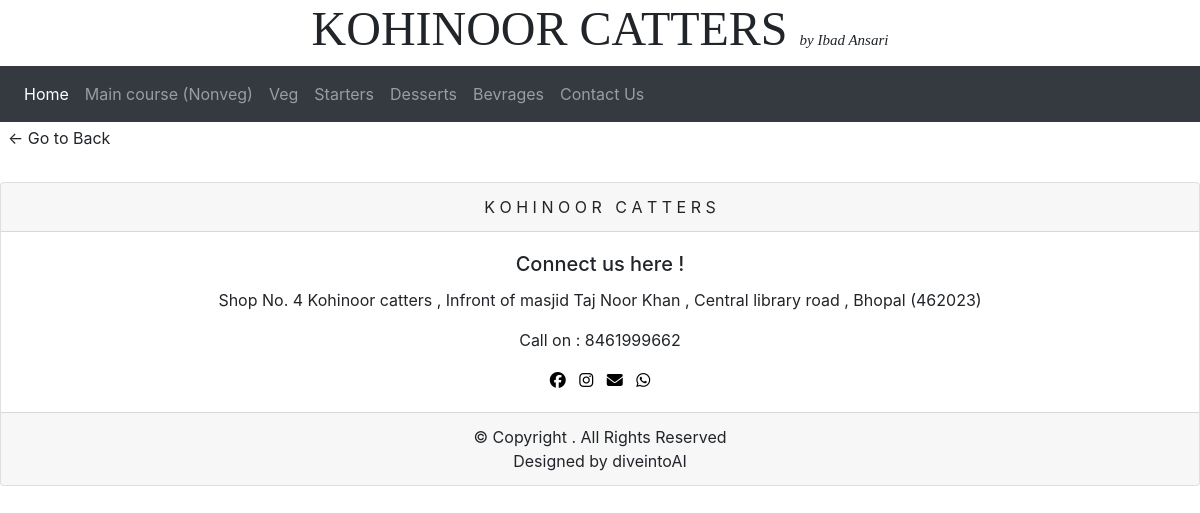
The app's page /beaf, older data.
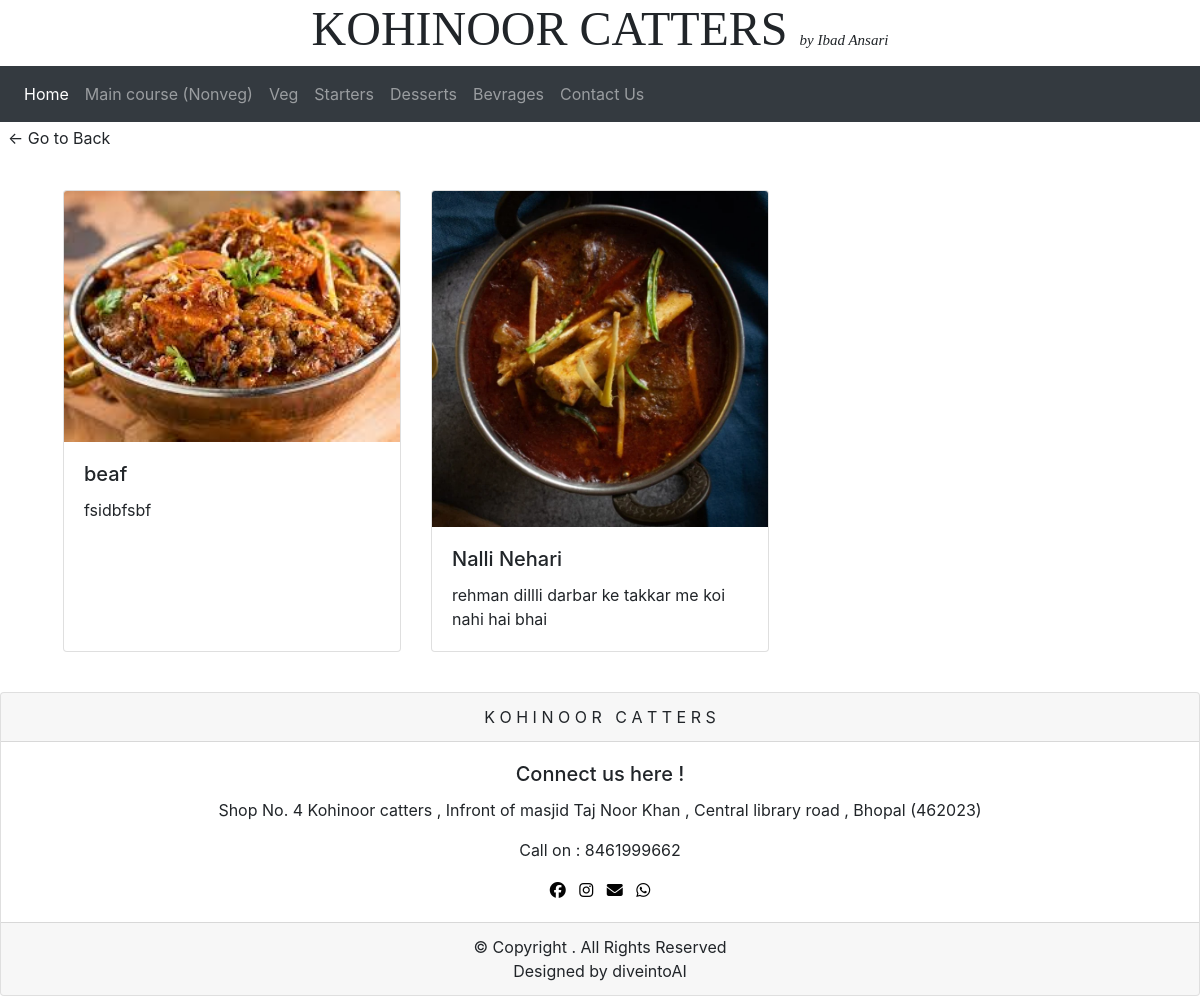
The same page, newer data.
### home/models.py (models this page shows, shortened)
class dishes(models.Model):
    dish_id = models.AutoField
    dish_name = models.CharField(max_length=122)
    category = models.CharField(max_length=122)
    image = models.ImageField(upload_to='home/images')
    desc = models.TextField()
    date = models.DateField()

### home/views.py (the view)
# urls.py: path("beaf", views.beaf, name='beaf'),
def beaf(request):
    prod = dishes.objects.filter(category="beaf")
    params = {'dishes': prod, 'cat': 'nonveg'}
    return render(request, 'last.html',params)

### templates/last.html (shortened to what this page needs)
{% extends 'base.html' %}
{% block body %}
{% load static %}
<div  class="back-button my-1 mx-2" >
    <a style="text-decoration :none; color:inherit;" href="/{{cat}}"> &#8592 Go to Back</a>
</div>
<div class="row row-cols-1 row-cols-md-3 my-3 mx-5 g-4">
  {% for i in dishes %}
  <div class="col my-4">
    <div class="card h-100">
      <img src="/media/{{i.image}}" class="card-img-top" alt="...">
      <div class="card-body">
        <h5 class="card-title">{{i.dish_name}}</h5>
        <p class="card-text">{{i.desc}}</p>
      </div>
    </div>
  </div>
  {% endfor %}
</div>
{% endblock body %}

### templates/base.html (shortened to what this page needs)
<!doctype html>
<html lang="en">
  <head>
    <link rel="stylesheet" href="https://stackpath.bootstrapcdn.com/bootstrap/4.4.1/css/bootstrap.min.css">
  </head>
  <body>
  <h1 align="center" style="color: voilet;
  font-family: platino,serif;
  font-size: 300%;" >KOHINOOR CATTERS <span style="font-family:lucida handwriting; font-size: 15px ;font-style: italic;">by Ibad Ansari</span></h1>
<nav style="text-align: center;" class="navbar navbar-expand-lg navbar-dark bg-dark">
  <div  class="collapse navbar-collapse" id="navbarSupportedContent">
    <ul style="text-align: center;" class="navbar-nav mr-auto">
      <li class="nav-item active">
        <a class="nav-link" href="/">Home <span class="sr-only">(current)</span></a>
      </li>
      <li class="nav-item">
        <a class="nav-link" href="/nonveg">Main course (Nonveg)</a>
      </li>
      <li class="nav-item">
        <a class="nav-link" href="/veg">Veg</a>
      </li>
      <li class="nav-item">
        <a class="nav-link" href="/starters">Starters</a>
      </li>
      <li class="nav-item">
        <a class="nav-link" href="/desserts">Desserts</a>
      </li>
      <li class="nav-item">
        <a class="nav-link" href="/bevrages">Bevrages</a>
      </li>
      <li class="nav-item">
        <a class="nav-link" href="/contact">Contact Us</a>
      </li>
    </ul>
  </div>
</nav>
{% block body %} {% endblock body %}
  <div class="card text-center">
  <div class="card-header">
   K O H I N O O R   &nbsp  C A T T E R S
  </div>
  <div class="card-body">
    <h5 class="card-title">Connect us here !</h5>
    <p class="card-text">Shop No. 4 Kohinoor catters , Infront of masjid Taj Noor Khan , Central library road , Bhopal (462023) </p>
    <p class="card-text">Call on : 8461999662</p>
    <div class="social-icons">
      <a target="_blank" style="text-decoration:none;" href="#"><i class="fa-brands fa-facebook fa-beat" style="color: #030303;"></i> &nbsp</a>
      <a target="_blank" style="text-decoration:none;"href="https://www.instagram.com/kohinoor_management/"><i class="fa-brands fa-instagram fa-beat" style="color: #030303;"></i> &nbsp</a>
      <a target="_blank" style="text-decoration:none;"href="mailto:kohinooormanagement@gmail.com subject=subject text"><i class="fa-solid fa-envelope fa-beat" style="color: #030303;"></i> &nbsp</a>
      <a target="_blank" style="text-decoration:none;" href="https://wa.me/918461999662"><i class="fa-brands fa-whatsapp fa-beat" style="color: #030303;"></i></a>
    </div>
  </div>
  <div class="card-footer text-body-secondary">
    © Copyright . All Rights Reserved <br>
Designed by diveintoAI
  </div>
</div>
  </body>
</html>

Row changes from the older to the newer data that the page shows:
added dishes: image (picture), dish_name "beaf", desc "fsidbfsbf"
added dishes: image (picture), dish_name "Nalli Nehari", desc "rehman dillli darbar ke takkar me koi nahi hai bhai"
